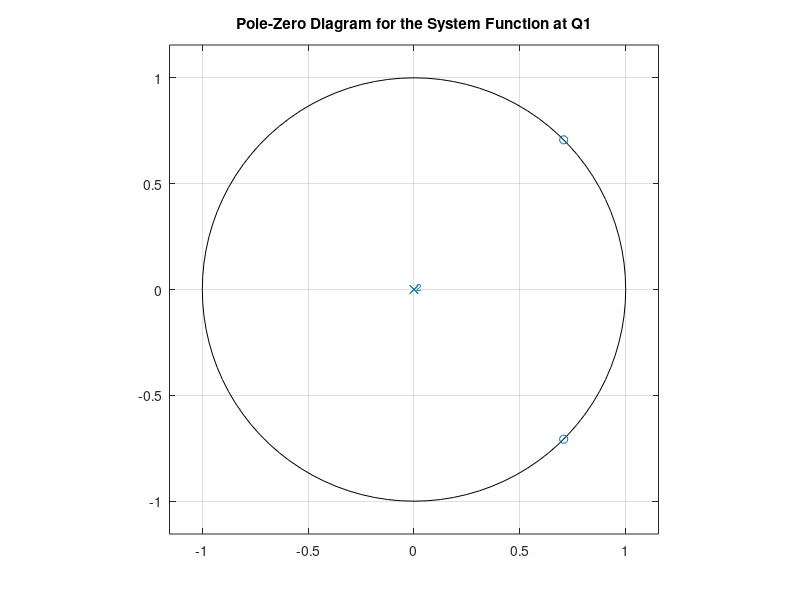
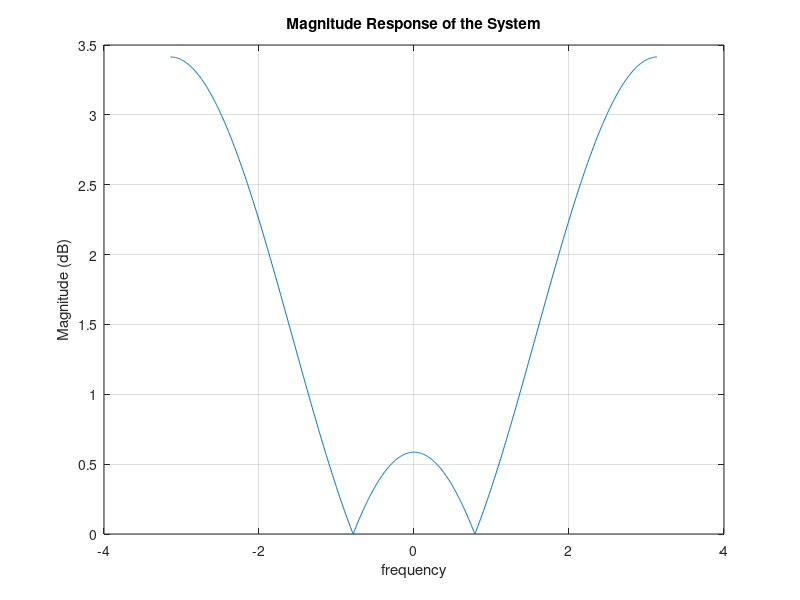
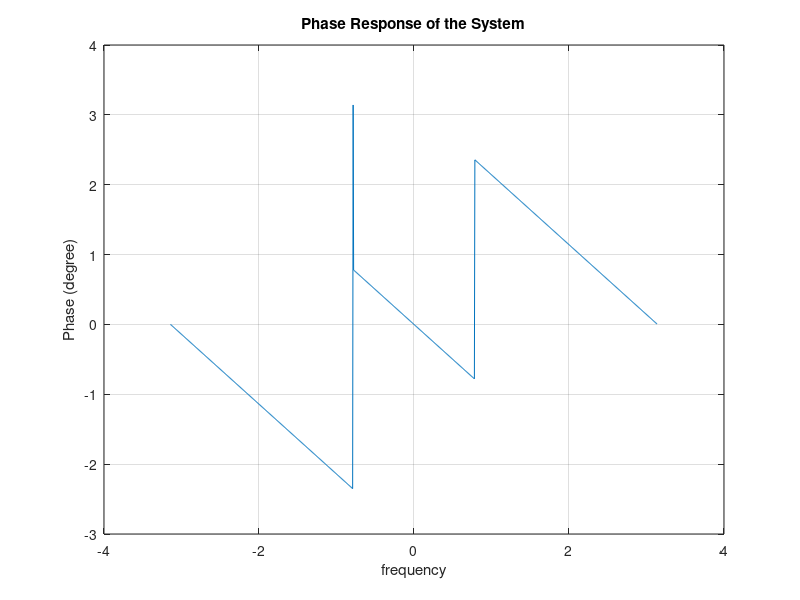

Write MATLAB code to recreate these figures, in order.
%% Q1a
num =[1 -sqrt(2) 1]
den=[1 0 0]
x = tf (num,den)
figure(1)
zplane(num,den)
title("Pole-Zero Diagram for the System Function at Q1")


%% Q1b
L=1000;
dw=2*pi/L;
w = -pi:dw:pi-dw;

HH=freqz(num,den,w);

figure(2)
mag=abs(HH)
plot(w,mag)
title('Magnitude Response of the System')
grid on
xlabel("frequency")
ylabel("Magnitude (dB)")

figure(3)
phase=angle(HH)
plot(w,phase)
title('Phase Response of the System')
grid on
xlabel("frequency")
ylabel("Phase (degree)")